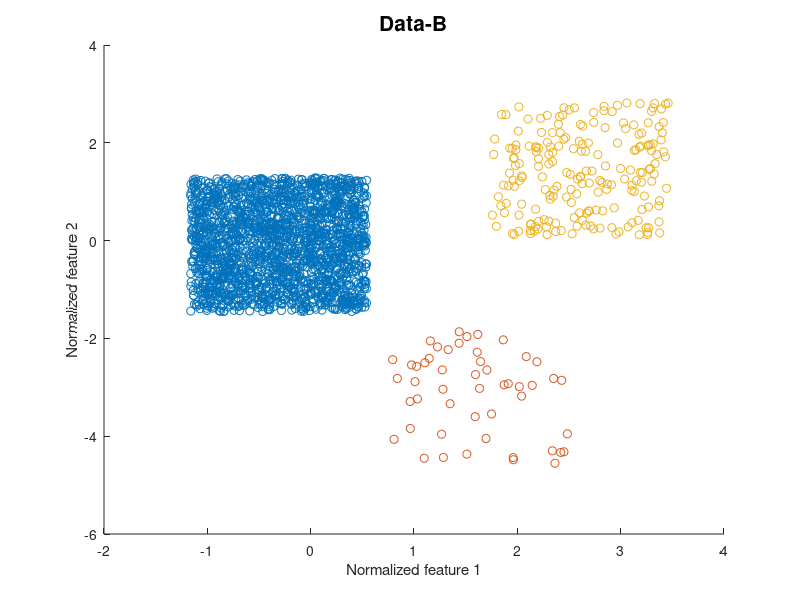

The MATLAB script that drew this image: (Note: this script raises an error after producing the figure.)
clear
clc
rng(0)
replicate=5000;
%% load data
num_class=3;
num_feature=2;
load('./data-B/Data-B.mat')
true_idx=data(:,end);
X=data(:,1:num_feature);
num_instance=size(X,1);
% normalization
for p=1:num_feature
    X(:,p)=X(:,p)-mean(X(:,p));
    X(:,p)=X(:,p)/std(X(:,p));
end

% reference scatter diagram
figure;
gscatter(X(:,1), X(:,2), true_idx);
title('Data-B','FontSize',15)
xlabel('Normalized feature 1')
ylabel('Normalized feature 2')
legend off
saveas(gcf,'./data-B/ground_truth.jpg');
hold off;
%
% cv0
label=unique(true_idx);
for k=1:num_class
    Ns(k)=sum(true_idx==label(k));
end
cv0=std(Ns)/mean(Ns);
%
alpha=1;
output='./data-B';
is_plot=1;
is_saveplot=1;
eval_clustering(X,num_class,true_idx,replicate,alpha,output,is_plot,is_saveplot);